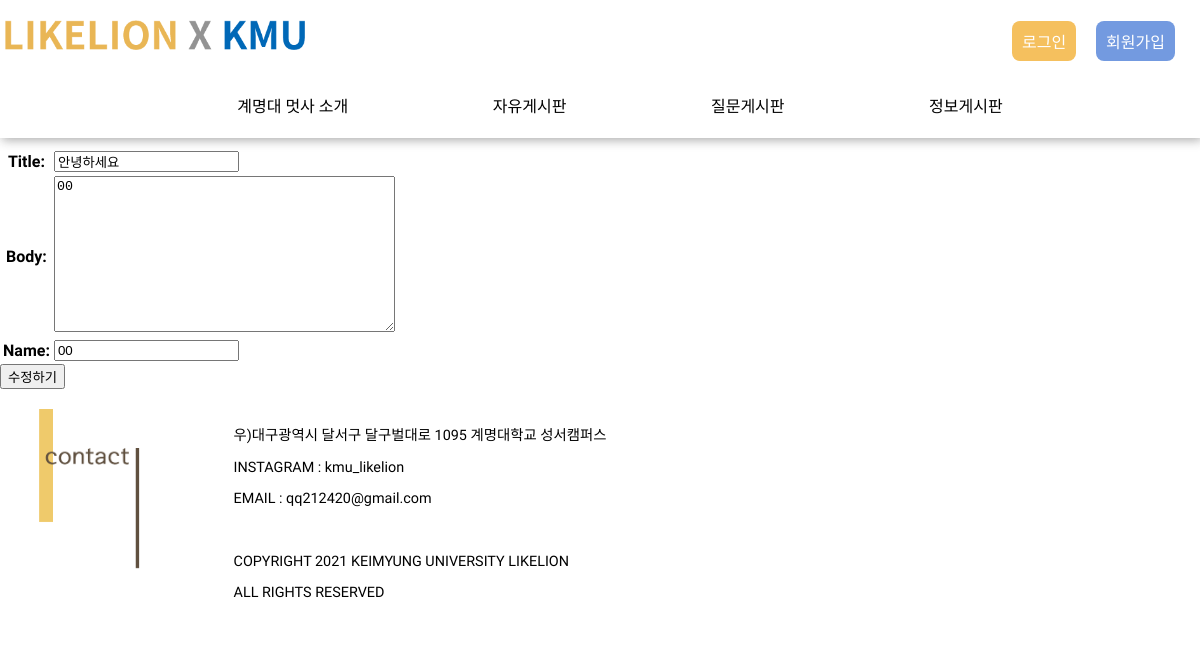
Page /crud/51/edit on the committed database.
### crud/models.py (models this page shows, shortened)
class Crud(models.Model):
    title = models.CharField(max_length=200)
    name = models.CharField(max_length=50, null=True)
    pub_date = models.DateTimeField('date published')
    body = models.TextField()

### crud/views.py (the view)
# urls.py: path('crud/<int:crud_id>/edit', views.edit, name="edit"),
def edit(request, crud_id):
    crud = Crud.objects.get(id=crud_id)
    if request.method =='POST':
        form = CrudUpdate(request.POST)
        if form.is_valid():
            crud.title = form.cleaned_data['title']
            crud.body = form.cleaned_data['body']
            crud.name = request.GET['name']
            crud.pub_date=timezone.now()
            crud.save()
            return redirect('/detail/' + str(crud.id))
    else:
        form = CrudUpdate(instance = crud)
        return render(request,'edit.html', {'form':form})

### crud/forms.py
class CrudUpdate(forms.ModelForm):
    class Meta:
        model = Crud
        fields = ['title', 'body', 'name']

### crud/templates/edit.html (shortened to what this page needs)
{% extends 'base.html' %}
{% load static %}
{% block content %}
    <div class="container">
        <form action="{% url 'create' %}">
        <table>
            {{form.as_table}}
        </table>
        <input class="btn btn-dark" type="submit" value="수정하기">
    </form>
    </div>
{% endblock %}

### crud/static/css/base.css (style rules this page uses)
body { margin:0px; font-family: 'Nanum Gothic', sans-serif; text-decoration: none; color : black; }
:root { --button-color: orange; --button-bg-color: white; --button-hover-bg-color: gray; }

### rows in the picture
Crud: title "안녕하세요", body "00", name "00"
